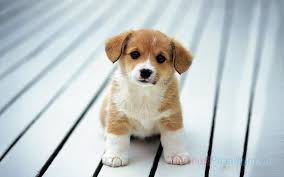
#> input picture BuiAnhTuan_Bai3-main/BuiAnhTuan_Bai3-main/PhanLoaiHinhAnh/cho1.jpg, 284 x 177 px
$ python 'Decion Tree.py'
#> lines starting #> are read from the running program, lines starting #| are printed output that depends on the picture
import cv2
import numpy as np
import time
from sklearn.model_selection import train_test_split
from sklearn.metrics import accuracy_score, precision_score, recall_score, classification_report
from sklearn.tree import DecisionTreeClassifier
from sklearn.preprocessing import LabelEncoder
import matplotlib.pyplot as plt

# Hàm tải và tiền xử lý ảnh
def load_and_preprocess_image(image_path, size=(64, 64)):
    # Đọc ảnh từ đường dẫn
#> called with image_path = 'cho1.jpg', size = (64, 64)
    image = cv2.imread(image_path)
#> image is the input picture: shape (177, 284, 3); mean B, G, R 199, 199, 192.2
    if image is None:
        print(f"Warning: Cannot load image at {image_path}")
        return None, None
    # Thay đổi kích thước ảnh
    resized_image = cv2.resize(image, size)
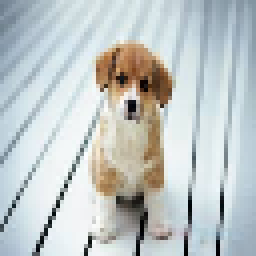
#> resized_image: shape (64, 64, 3) (shown 4 times larger); mean B, G, R 198.8, 198.8, 192
    # Chuyển ảnh sang màu xám
    gray = cv2.cvtColor(resized_image, cv2.COLOR_BGR2GRAY)
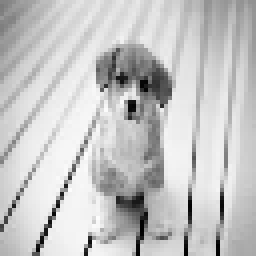
#> gray: shape (64, 64) (shown 4 times larger); min 0, max 253, mean 196.8
    # Làm phẳng ảnh
    return image, gray.flatten()

# Tạo tập dữ liệu
image_paths = ["cho1.jpg", "cho2.jpg", "meo1.jpg", "meo2.jpg"]
labels = ["dog", "dog", "cat", "cat"]

data, valid_labels, original_dogs, original_cats = [], [], [], []

for img, label in zip(image_paths, labels):
    original, processed_image = load_and_preprocess_image(img)
#> processed_image = 4096 values, max 253 at index 3480, min 0 at index 3683, mean 196.8
#> pass 3 of the loop `for img, label in zip(image_paths, labels):`:
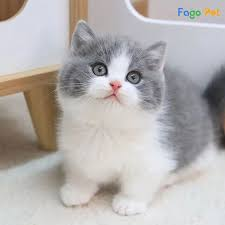
#> input picture BuiAnhTuan_Bai3-main/BuiAnhTuan_Bai3-main/PhanLoaiHinhAnh/meo1.jpg, 225 x 225 px
#> in load_and_preprocess_image, image is the input picture: shape (225, 225, 3); mean B, G, R 175.3, 176.6, 180.7
#> in load_and_preprocess_image (call 3), `resized_image = cv2.resize(image, size)`:
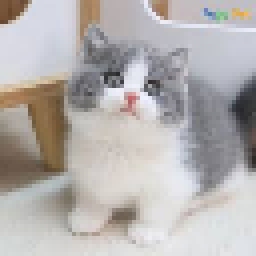
#> resized_image: shape (64, 64, 3) (shown 4 times larger); mean B, G, R 175.2, 176.5, 180.6
#> in load_and_preprocess_image (call 3), `gray = cv2.cvtColor(resized_image, cv2.COLOR_BGR2GRAY)`:
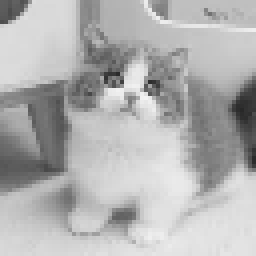
#> gray: shape (64, 64) (shown 4 times larger); min 40, max 242, mean 177.6
#> processed_image = 4096 values, max 242 at index 1572, min 40 at index 1788, mean 177.6
#> the loop made 4 passes; the first 3 are shown
    if processed_image is not None:
        data.append(processed_image)  # Lưu ảnh đã xử lý
        valid_labels.append(label)

        # Phân loại ảnh gốc vào danh sách chó và mèo
        if label == "dog":
            original_dogs.append(original)
        else:
            original_cats.append(original)

# Kiểm tra kích thước của tất cả các ảnh trong data
for i, img in enumerate(data):
    print(f"Image {i} shape: {img.shape}")

# Mã hóa nhãn (Label Encoding)
label_encoder = LabelEncoder()
encoded_labels = label_encoder.fit_transform(valid_labels)

# Chia dữ liệu thành tập huấn luyện và tập kiểm tra
X_train, X_test, y_train, y_test = train_test_split(data, encoded_labels, test_size=0.3, random_state=42)

# Huấn luyện và đánh giá mô hình với Decision Tree
decision_tree = DecisionTreeClassifier()  # Sử dụng Decision Tree
start_time = time.time()
decision_tree.fit(X_train, y_train)
training_time = time.time() - start_time

# Thực hiện dự đoán trên tập kiểm tra
y_pred = decision_tree.predict(X_test)

# Tính toán các độ đo hiệu suất
accuracy = accuracy_score(y_test, y_pred)
precision = precision_score(y_test, y_pred, average='macro', zero_division=1)
recall = recall_score(y_test, y_pred, average='macro', zero_division=1)

# Báo cáo chi tiết hơn về hiệu suất
print(classification_report(y_test, y_pred, target_names=label_encoder.classes_, zero_division=1))

# Hiển thị các kết quả
print("Hiệu suất của mô hình Decision Tree:")
print(f"Thời gian huấn luyện (s): {training_time:.4f}")
print(f"Độ chính xác: {accuracy:.4f}")
print(f"Độ chính xác (Precision): {precision:.4f}")
print(f"Độ thu hồi (Recall): {recall:.4f}")

# Hiển thị các ảnh gốc chó và mèo
plt.figure(figsize=(10, 5))

# Hiển thị ảnh chó
for i, original in enumerate(original_dogs):
    plt.subplot(2, len(original_dogs), i + 1)
    plt.imshow(cv2.cvtColor(original, cv2.COLOR_BGR2RGB))
    plt.title(f"Dog {i + 1}")
    plt.axis('off')

# Hiển thị ảnh mèo
for i, original in enumerate(original_cats):
    plt.subplot(2, len(original_cats), i + 1 + len(original_dogs))
    plt.imshow(cv2.cvtColor(original, cv2.COLOR_BGR2RGB))
    plt.title(f"Cat {i + 1}")
    plt.axis('off')

plt.tight_layout()
plt.show()
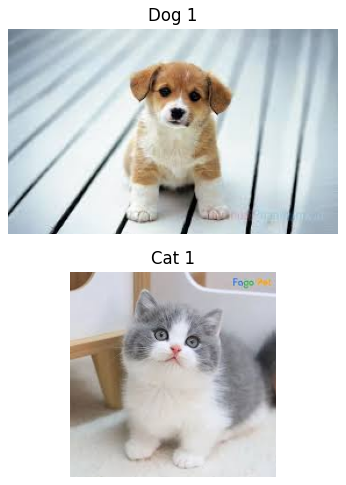
#> figure drawn by matplotlib, 2 panels
